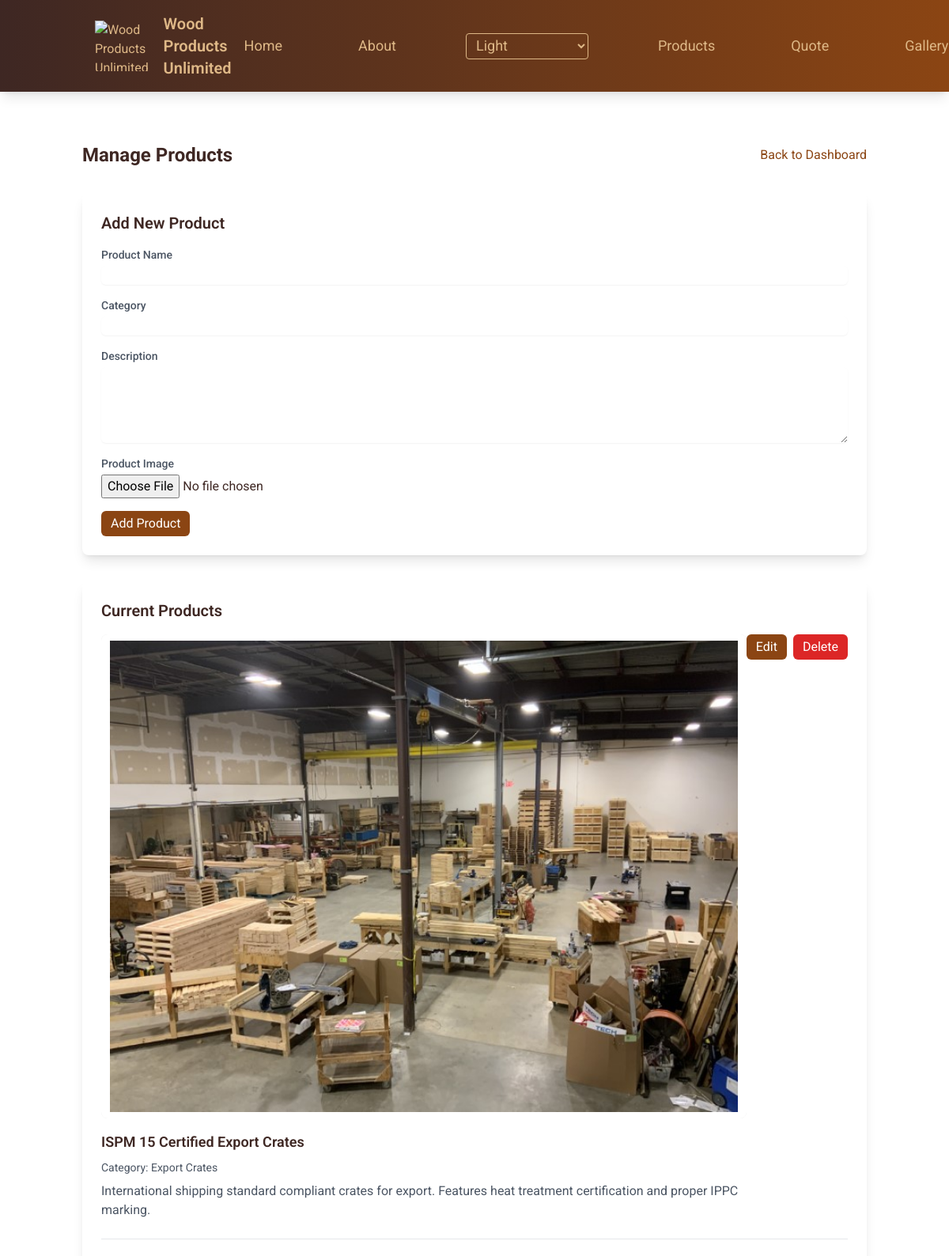
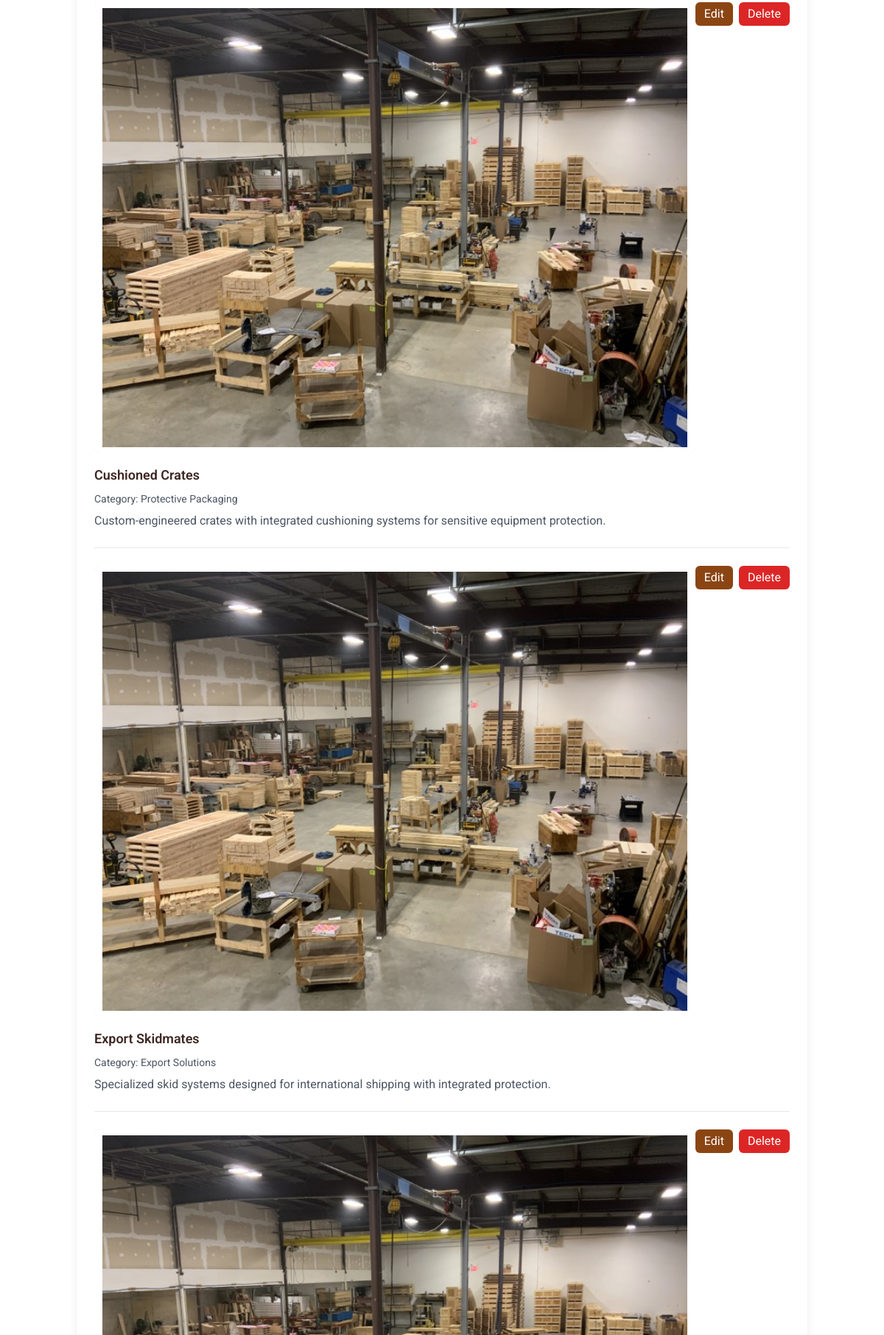
Screenshot of /admin/products (signed in, upper part) with the database file from the repository (2 pictures, top to bottom).
### models.py (models this page shows)
class Product(db.Model):
    id = db.Column(db.Integer, primary_key=True)
    name = db.Column(db.String(100), nullable=False)
    description = db.Column(db.Text, nullable=False)
    category = db.Column(db.String(50), nullable=False)
    package_type = db.Column(db.String(50), nullable=True)  # Added package_type field
    image_url = db.Column(db.String(200), nullable=False)
    price = db.Column(db.Float, nullable=False)
    created_at = db.Column(db.DateTime, default=datetime.utcnow)

### routes/admin/routes.py (the view)
@admin.route('/products')
@login_required
@log_route_access('admin_products')
@handle_exceptions
def products():
    products = Product.query.all()
    return render_template('admin/products.html', products=products)

### app.py (called while the page is built)
@login_manager.user_loader
def load_user(user_id):
    from models import Admin
    return Admin.query.get(int(user_id))

### routes/admin/routes.py (called while the page is built)
@admin.before_request
def verify_admin():
    if not current_user.is_authenticated:
        current_app.logger.warning(
            f'Unauthorized dashboard access attempt from {request.remote_addr}'
        )
        flash('Please log in to access the admin dashboard', 'error')
        return redirect(url_for('auth.login'))

@admin.before_request
def verify_db():
    try:
        db.session.query(Admin).first()
    except Exception as e:
        current_app.logger.error(f'Database connection error: {str(e)}')
        return render_template('errors/500.html'), 500

@admin.before_request
def log_request_info():
    current_app.logger.debug(
        'Admin Route Request:\n'
        f'Path: {request.path}\n'
        f'Method: {request.method}\n'
        f'User: {current_user.username if not current_user.is_anonymous else "anonymous"}\n'
        f'IP: {request.remote_addr}\n'
        f'User Agent: {request.user_agent.string}')

### routes/utils/error_handlers.py (called while the page is built)
def log_route_access(route_name: str) -> Callable:
    def decorator(f: Callable) -> Callable:
        @wraps(f)
        def wrapper(*args: Any, **kwargs: Any) -> Any:
            access_details = {
                'route': route_name,
                'user': current_user.username if not current_user.is_anonymous else 'anonymous',
                'method': request.method,
                'url': request.url,
                'ip': request.remote_addr,
                'user_agent': request.user_agent.string
            }
            current_app.logger.info(
                'Route access: %(route)s\nUser: %(user)s\nMethod: %(method)s\nURL: %(url)s\nIP: %(ip)s\nUser Agent: %(user_agent)s',
                access_details
            )
            return f(*args, **kwargs)
        return wrapper
    return decorator

### templates/admin/products.html (shortened to what this page needs)
{% extends "base.html" %}
{% block content %}
<div class="container mx-auto px-4 py-16">
    <div class="max-w-6xl mx-auto">
        <div class="flex justify-between items-center mb-8">
            <h1 class="text-2xl font-bold">Manage Products</h1>
            <a href="{{ url_for('admin.dashboard') }}" class="text-wood-brown hover:text-wood-dark">Back to Dashboard</a>
        </div>
        <div class="bg-white rounded-lg shadow-lg p-6 mb-8">
            <h2 class="text-xl font-semibold mb-4">Add New Product</h2>
            <form method="POST" action="{{ url_for('admin.admin_products.products') }}" class="space-y-4" enctype="multipart/form-data">
                <div>
                    <label for="name" class="block text-sm font-medium text-gray-600">Product Name</label>
                    <input type="text" id="name" name="name" required
                           class="mt-1 block w-full rounded-md border-gray-300 shadow-sm">
                </div>
                <div>
                    <label for="category" class="block text-sm font-medium text-gray-600">Category</label>
                    <input type="text" id="category" name="category" required
                           class="mt-1 block w-full rounded-md border-gray-300 shadow-sm">
                </div>
                <div>
                    <label for="description" class="block text-sm font-medium text-gray-600">Description</label>
                    <textarea id="description" name="description" rows="4" required
                              class="mt-1 block w-full rounded-md border-gray-300 shadow-sm"></textarea>
                </div>
                <div>
                    <label for="image" class="block text-sm font-medium text-gray-600">Product Image</label>
                    <input type="file" id="image" name="image" accept="image/*"
                           class="mt-1 block w-full">
                </div>
                <button type="submit" class="bg-wood-brown text-white px-3 py-1 rounded-md hover:bg-wood-dark">Add Product</button>
            </form>
        </div>
        <div class="bg-white rounded-lg shadow-lg p-6">
            <h2 class="text-xl font-semibold mb-4">Current Products</h2>
            <div class="space-y-6">
                {% for product in products %}
                <div class="border-b border-gray-200 pb-6">
                    <div class="flex justify-between items-start">
                        <div class="flex-1">
                            {% if product.image_url %}
                            <div class="relative w-full h-80 bg-gray-100 rounded-lg overflow-hidden">
                                <img src="{{ product.image_url }}"
                                     alt="{{ product.name }}"
                                     class="absolute inset-0 w-full h-full object-contain bg-white p-4"
                                     loading="lazy"
                                     decoding="async">
                            </div>
                            {% endif %}
                            <div class="mt-4">
                                <h3 class="text-lg font-semibold mb-2">{{ product.name }}</h3>
                                <p class="text-sm text-gray-600 mb-2">Category: {{ product.category }}</p>
                                <p class="text-gray-600">{{ product.description }}</p>
                            </div>
                        </div>
                        <div class="flex space-x-2">
                            <a href="{{ url_for('admin.admin_products.edit_product', id=product.id) }}" class="bg-wood-brown text-white px-3 py-1 rounded-md hover:bg-wood-dark">Edit</a>
                            <form method="POST" action="{{ url_for('admin.admin_products.delete_product', id=product.id) }}" class="inline">
                                <button type="submit" class="bg-red-600 text-white px-3 py-1 rounded-md hover:bg-red-700" onclick="return confirm('Are you sure you want to delete this product?')">Delete</button>
                            </form>
                        </div>
                    </div>
                </div>
                {% endfor %}
            </div>
        </div>
    </div>
</div>
{% endblock %}

### templates/base.html (shortened to what this page needs)
<!doctype html>
<html lang="en">
    <head>
        <link
            href="{{ url_for('static', filename='css/tailwind.css') }}"
            rel="stylesheet"
        />
        <link
            href="{{ url_for('static', filename='css/custom.css') }}"
            rel="stylesheet"
        />
    </head>
    <body class="flex flex-col min-h-screen bg-white text-wood-dark">
        <nav class="inset-0 bg-opacity-90 bg-gradient-to-r from-wood-dark to-wood-brown text-white min-h-[100px] relative overflow-hidden shadow-lg">
            <div class="container mx-auto px-8 py-4">
                <div class="flex justify-between items-center">
                    <a href="/" class="flex items-center text-wood-light">
                        <picture>
                            <source srcset="{{ url_for('static', filename='images/wpulogo50.webp') }}" type="image/webp">
                            <img
                                src="{{ url_for('static', filename='images/wpulogo50.png') }}"
                                class="h-16 w-auto mr-3"
                                alt="Wood Products Unlimited Logo - Custom Industrial Wood Packaging Solutions"
                                loading="eager"
                                fetchpriority="high"
                                decoding="sync"
                            />
                        </picture>
                        <span class="text-xl font-semibold"
                            >Wood Products Unlimited</span
                        >
                    </a>
                    <div class="hidden md:flex space-x-16 items-center text-lg">
                        <a
                            href="/"
                            class="text-wood-light hover:text-wood-accent px-4"
                            >Home</a
                        >
                        <a
                            href="/about"
                            class="text-wood-light hover:text-wood-accent px-4"
                            >About</a
                        >
                        <div class="theme-switch">
                            <select id="theme-switch" class="bg-transparent text-wood-light border border-wood-light rounded px-2 py-1">
                                <option value="light">Light</option>
                            </select>
                        </div>
                        <a
                            href="/products"
                            class="text-wood-light hover:text-wood-accent px-4"
                            >Products</a
                        >
                        <a
                            href="/quote"
                            class="text-wood-light hover:text-wood-accent px-4"
                            >Quote</a
                        >
                        <a
                            href="/gallery"
                            class="text-wood-light hover:text-wood-accent px-4"
                            >Gallery</a
                        >
                    </div>
                </div>
            </div>
        </nav>
         {% block content %}{% endblock %}
    </body>
</html>

### rows the page displays
Product: image_url (picture), name "ISPM 15 Certified Export Crates", category "Export Crates", description "International shipping standard compliant crates for export. Features heat treatment certification and proper IPPC marking."
Product: image_url (picture), name "Cushioned Crates", category "Protective Packaging", description "Custom-engineered crates with integrated cushioning systems for sensitive equipment protection."
Product: image_url (picture), name "Export Skidmates", category "Export Solutions", description "Specialized skid systems designed for international shipping with integrated protection."
Product: image_url (picture)
